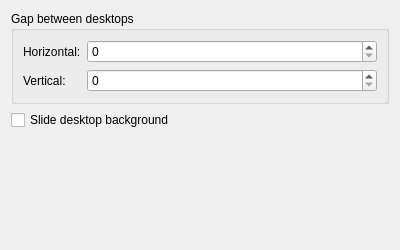
<?xml version="1.0" encoding="UTF-8"?>

<!--
SPDX-FileCopyrightText: 2023 Roman Gilg <subdiff@gmail.com>

SPDX-License-Identifier: GPL-2.0-or-later
-->

<ui version="4.0">
 <class>SlideEffectConfig</class>
 <widget class="QWidget" name="SlideEffectConfig">
  <property name="geometry">
   <rect>
    <x>0</x>
    <y>0</y>
    <width>400</width>
    <height>250</height>
   </rect>
  </property>
  <layout class="QVBoxLayout" name="verticalLayout">
   <item>
    <widget class="QGroupBox" name="groupBox_Gaps">
     <property name="title">
      <string>Gap between desktops</string>
     </property>
     <layout class="QFormLayout" name="formLayout_2">
      <item row="0" column="0">
       <widget class="QLabel" name="label_HorizontalGap">
        <property name="text">
         <string>Horizontal:</string>
        </property>
       </widget>
      </item>
      <item row="0" column="1">
       <widget class="QSpinBox" name="kcfg_HorizontalGap">
        <property name="sizePolicy">
         <sizepolicy hsizetype="Expanding" vsizetype="Fixed">
          <horstretch>0</horstretch>
          <verstretch>0</verstretch>
         </sizepolicy>
        </property>
        <property name="maximum">
         <number>1000</number>
        </property>
        <property name="singleStep">
         <number>5</number>
        </property>
       </widget>
      </item>
      <item row="1" column="0">
       <widget class="QLabel" name="label_VerticalGap">
        <property name="text">
         <string>Vertical:</string>
        </property>
       </widget>
      </item>
      <item row="1" column="1">
       <widget class="QSpinBox" name="kcfg_VerticalGap">
        <property name="sizePolicy">
         <sizepolicy hsizetype="Expanding" vsizetype="Fixed">
          <horstretch>0</horstretch>
          <verstretch>0</verstretch>
         </sizepolicy>
        </property>
        <property name="maximum">
         <number>1000</number>
        </property>
        <property name="singleStep">
         <number>5</number>
        </property>
       </widget>
      </item>
     </layout>
    </widget>
   </item>
   <item>
    <widget class="QCheckBox" name="kcfg_SlideBackground">
     <property name="text">
      <string>Slide desktop background</string>
     </property>
    </widget>
   </item>
   <item>
    <spacer name="verticalSpacer">
     <property name="orientation">
      <enum>Qt::Vertical</enum>
     </property>
     <property name="sizeHint" stdset="0">
      <size>
       <width>20</width>
       <height>40</height>
      </size>
     </property>
    </spacer>
   </item>
  </layout>
 </widget>
 <resources/>
 <connections/>
</ui>
